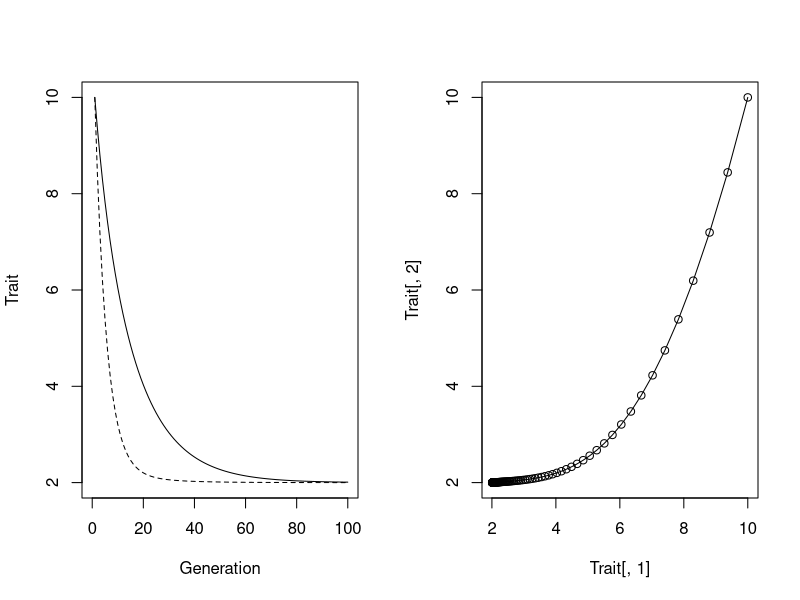

Reproduce this figure in R.
rm(list=ls())

# Stabilizing selection using an Population Variance Components model

# General assumptions
# 1. Both traits are quantitative with non-zero probabilities
# 2. Selection is stabilizing.
# 3. Generations do not overlap.

H2 = c(0.2, 0.4) # heritability
Vp = c(1.0, 2.0) # phenotypic variance
Va = H2 * Vp     # since H2 = Va / Vp
Rp = 0.4         # phenotypic correlation
Ra = 0.15        # genetic correlation

# check that Re is possible
Re = (Rp - Ra*sqrt(H2[1]*H2[2])) / sqrt((1 - H2[1]) * (1 - H2[2]))
if(abs(Re) > 1) {
    print('Problem with Re')
    stop
}    

Co.Vp = Rp * sqrt(Vp[1] * Vp[2])
Co.Va = Ra * sqrt(Va[1] * Vp[2])
G.Mat = matrix(c(Va[1], Co.Va, Co.Va, Va[2]), 2, 2)
P.Mat = matrix(c(Vp[1], Co.Vp, Co.Vp, Vp[2]), 2, 2)
W.Mat = matrix(c(2, 0, 0, 2), 2, 2)
Theta = c(2,2)
Maxgen = 100
Trait = matrix(0, Maxgen, 2)
Trait[1,] = 10 # initial row

for(i in 2:Maxgen) {
    Delta.Z = G.Mat %*% solve(W.Mat + P.Mat) %*% (Trait[i-1,] - Theta)
    Trait[i,] = Trait[i-1,] - Delta.Z
}    

# graphing parameters
par(mfrow=c(1,2))
Min.Y = Min.X = min(Trait)
Max.Y = Max.X = max(Trait)
Gen = seq(from=1, to=Maxgen)
plot(Gen, Trait[,1], type='l', xlim=c(0, Maxgen), ylim=c(Min.Y, Max.Y), xlab='Generation', ylab='Trait')
lines(seq(from=1, to=Maxgen), Trait[,2], lty=2)
# plot Trait 2 vs Trait 1
plot(Trait[,1], Trait[,2])
lines(Trait[,1], Trait[,2])

print('Rp Ra Re')
print(c(Rp, Ra, Re))
print('Eigenvalue of W')
print(eigen(W.Mat)$value)
